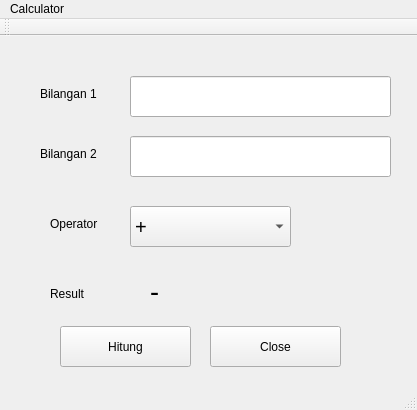
<?xml version="1.0" encoding="UTF-8"?>
<ui version="4.0">
 <class>MainWindow</class>
 <widget class="QMainWindow" name="MainWindow">
  <property name="geometry">
   <rect>
    <x>0</x>
    <y>0</y>
    <width>417</width>
    <height>410</height>
   </rect>
  </property>
  <property name="windowTitle">
   <string>MainWindow</string>
  </property>
  <widget class="QWidget" name="centralWidget">
   <widget class="QLabel" name="label">
    <property name="geometry">
     <rect>
      <x>40</x>
      <y>50</y>
      <width>111</width>
      <height>16</height>
     </rect>
    </property>
    <property name="text">
     <string>Bilangan 1</string>
    </property>
   </widget>
   <widget class="QLabel" name="label_2">
    <property name="geometry">
     <rect>
      <x>40</x>
      <y>110</y>
      <width>121</width>
      <height>16</height>
     </rect>
    </property>
    <property name="text">
     <string>Bilangan 2</string>
    </property>
   </widget>
   <widget class="QComboBox" name="comboBox">
    <property name="geometry">
     <rect>
      <x>130</x>
      <y>170</y>
      <width>161</width>
      <height>41</height>
     </rect>
    </property>
    <property name="font">
     <font>
      <pointsize>15</pointsize>
     </font>
    </property>
    <item>
     <property name="text">
      <string>+</string>
     </property>
    </item>
    <item>
     <property name="text">
      <string>-</string>
     </property>
    </item>
    <item>
     <property name="text">
      <string>*</string>
     </property>
    </item>
    <item>
     <property name="text">
      <string>/</string>
     </property>
    </item>
   </widget>
   <widget class="QLabel" name="label_3">
    <property name="geometry">
     <rect>
      <x>50</x>
      <y>180</y>
      <width>55</width>
      <height>16</height>
     </rect>
    </property>
    <property name="text">
     <string>Operator</string>
    </property>
   </widget>
   <widget class="QLabel" name="label_4">
    <property name="geometry">
     <rect>
      <x>50</x>
      <y>250</y>
      <width>55</width>
      <height>16</height>
     </rect>
    </property>
    <property name="text">
     <string>Result</string>
    </property>
   </widget>
   <widget class="QLabel" name="result">
    <property name="geometry">
     <rect>
      <x>150</x>
      <y>220</y>
      <width>341</width>
      <height>71</height>
     </rect>
    </property>
    <property name="font">
     <font>
      <pointsize>20</pointsize>
     </font>
    </property>
    <property name="text">
     <string>-</string>
    </property>
   </widget>
   <widget class="QPushButton" name="pushButton">
    <property name="geometry">
     <rect>
      <x>60</x>
      <y>290</y>
      <width>131</width>
      <height>41</height>
     </rect>
    </property>
    <property name="text">
     <string>Hitung</string>
    </property>
   </widget>
   <widget class="QLineEdit" name="lineEdit">
    <property name="geometry">
     <rect>
      <x>130</x>
      <y>40</y>
      <width>261</width>
      <height>41</height>
     </rect>
    </property>
   </widget>
   <widget class="QLineEdit" name="lineEdit_2">
    <property name="geometry">
     <rect>
      <x>130</x>
      <y>100</y>
      <width>261</width>
      <height>41</height>
     </rect>
    </property>
   </widget>
   <widget class="QPushButton" name="pushButton_2">
    <property name="geometry">
     <rect>
      <x>210</x>
      <y>290</y>
      <width>131</width>
      <height>41</height>
     </rect>
    </property>
    <property name="text">
     <string>Close</string>
    </property>
   </widget>
  </widget>
  <widget class="QMenuBar" name="menuBar">
   <property name="geometry">
    <rect>
     <x>0</x>
     <y>0</y>
     <width>417</width>
     <height>26</height>
    </rect>
   </property>
   <widget class="QMenu" name="menuCalculator">
    <property name="title">
     <string>Calculator</string>
    </property>
   </widget>
   <addaction name="menuCalculator"/>
  </widget>
  <widget class="QToolBar" name="mainToolBar">
   <attribute name="toolBarArea">
    <enum>TopToolBarArea</enum>
   </attribute>
   <attribute name="toolBarBreak">
    <bool>false</bool>
   </attribute>
  </widget>
  <widget class="QStatusBar" name="statusBar"/>
 </widget>
 <layoutdefault spacing="6" margin="11"/>
 <resources/>
 <connections>
  <connection>
   <sender>pushButton_2</sender>
   <signal>clicked()</signal>
   <receiver>MainWindow</receiver>
   <slot>close()</slot>
   <hints>
    <hint type="sourcelabel">
     <x>322</x>
     <y>342</y>
    </hint>
    <hint type="destinationlabel">
     <x>351</x>
     <y>398</y>
    </hint>
   </hints>
  </connection>
 </connections>
</ui>
